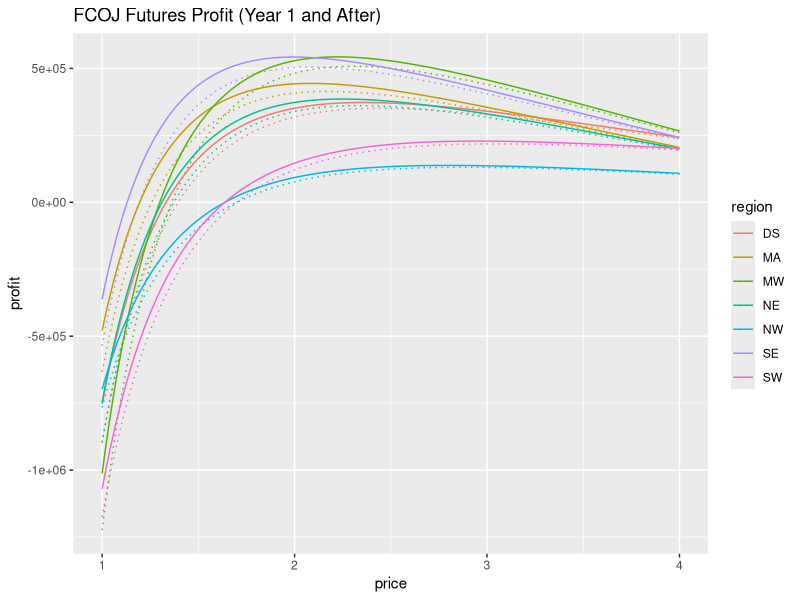
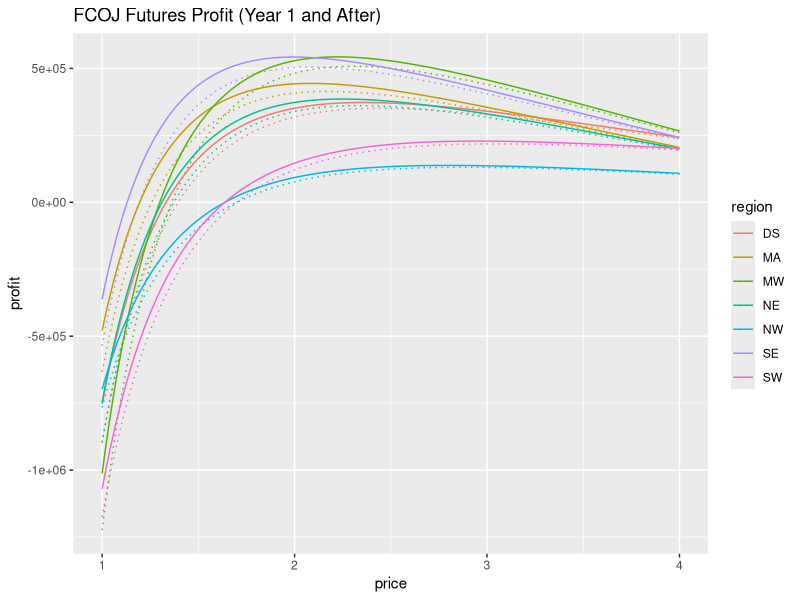

Write the R code that produced these figures, in order. (Note: this script raises an error after producing the figures.)
library(ggplot2)
library(dplyr)

all.predicted.demands <- read.csv(
    'all_predicted_demands.csv',
    stringsAsFactors=FALSE)


# FCOJ
fcoj.df <- all.predicted.demands[
    all.predicted.demands$product == 'FCOJ',]
fcoj.df <- fcoj.df %>%
    mutate(revenue=2000 * price * predicted_demand,
           weekly_demand = predicted_demand)

# All futures ship from FLA
fla.to.s21 <- 354
fla.to.s35 <- 1522
fla.to.s51 <- 967
fla.to.s59 <- 2961
fla.to.s73 <- 1470
fcoj.df$fla.to.storage <- c(rep(fla.to.s51, 602),
                            rep(fla.to.s21, 301),
                            rep(fla.to.s73, 301),
                            rep(fla.to.s35, 301),
                            rep(fla.to.s59, 602))
fcoj.df$fla.to.storage.cost <- 0.22 *
    fcoj.df$weekly_demand *
    fcoj.df$fla.to.storage

# Add storage to market distances
fcoj.df$storage.to.market <- c(rep(479.1429, 301),
                               rep(286.7647, 301),
                               rep(290.5833, 301),
                               rep(368.5909, 301),
                               rep(413.3750, 301),
                               rep(659.1250, 301),
                               rep(659, 301))
fcoj.df$storage.to.market.cost <- 1.2 *
    fcoj.df$weekly_demand *
    fcoj.df$storage.to.market

fcoj.df$weekly_storage_build <- 6000 * fcoj.df$weekly_demand / 48
fcoj.df$weekly_storage_maint <- (650 * fcoj.df$weekly_demand) / 48

fcoj.df$purchase_cost <- fcoj.df$weekly_demand * 2000 * 0.91

fcoj.df$year1_profit <- fcoj.df$revenue - (
    fcoj.df$fla.to.storage.cost +
    fcoj.df$storage.to.market.cost +
    fcoj.df$weekly_storage_build +
    fcoj.df$weekly_storage_maint +
    fcoj.df$purchase_cost)
fcoj.df$profit <- fcoj.df$year1_profit +
    fcoj.df$weekly_storage_build
ggplot(fcoj.df, aes(x=price, y=profit, colour=region)) +
    geom_line(aes(y=year1_profit), linetype='dotted') +
    geom_line(aes(y=profit)) +
    ggtitle('FCOJ Futures Profit (Year 1 and After)')
ggsave('profit_curves/fcoj_futures_profit.png',
       width=10, height=6)

fcoj.profit.max <- fcoj.df %>% group_by(region) %>%
    filter(profit == max(profit))
write.csv(fcoj.profit.max,
          file='profit_csvs/fcoj_futures_max_profit.csv',
          quote=FALSE, row.names=FALSE)


# ROJ
roj.df <- all.predicted.demands[
    all.predicted.demands$product == 'ROJ',]
roj.df <- roj.df %>%
    mutate(revenue=2000 * price * predicted_demand,
           weekly_demand = predicted_demand)

# All futures ship from FLA
fla.to.s35 <- 1522
fla.to.s51 <- 967
fla.to.s59 <- 2961
fla.to.s73 <- 1470
roj.df$fla.to.storage <- c(rep(fla.to.s51, 602),
                           rep(fla.to.s21, 301),
                           rep(fla.to.s73, 301),
                           rep(fla.to.s35, 301),
                           rep(fla.to.s59, 602))
roj.df$fla.to.storage.cost <- 0.22 *
    roj.df$weekly_demand *
    roj.df$fla.to.storage

# Add storage to market distances
roj.df$storage.to.market <- c(rep(479.1429, 301),
                              rep(286.7647, 301),
                              rep(290.5833, 301),
                              rep(368.5909, 301),
                              rep(413.3750, 301),
                              rep(659.1250, 301),
                              rep(659, 301))
roj.df$storage.to.market.cost <- 1.2 *
    roj.df$weekly_demand *
    roj.df$storage.to.market

roj.df$weekly_storage_build <- 6000 * roj.df$weekly_demand / 48
roj.df$weekly_storage_maint <- (650 * roj.df$weekly_demand) / 48

roj.df$purchase_cost <- roj.df$weekly_demand * 2000 * 0.91
roj.df$reconstitution_cost <- roj.df$weekly_demand * 650

roj.df$year1_profit <- roj.df$revenue - (
    roj.df$fla.to.storage.cost +
    roj.df$storage.to.market.cost +
    roj.df$weekly_storage_build +
    roj.df$weekly_storage_maint +
    roj.df$purchase_cost +
    roj.df$reconstitution_cost)
roj.df$profit <- roj.df$year1_profit +
    roj.df$weekly_storage_build
ggplot(roj.df, aes(x=price, y=profit, colour=region)) +
    geom_line(aes(y=year1_profit), linetype='dotted') +
    geom_line(aes(y=profit)) +
    ggtitle('ROJ Futures Profit (Year 1 and After)')
ggsave('profit_curves/roj_futures_profit.png', width=10, height=6)

roj.profit.max <- roj.df %>% group_by(region) %>%
    filter(profit == max(profit))
write.csv(roj.profit.max,
          file='profit_csvs/roj_futures_max_profit.csv',
          quote=FALSE, row.names=FALSE)